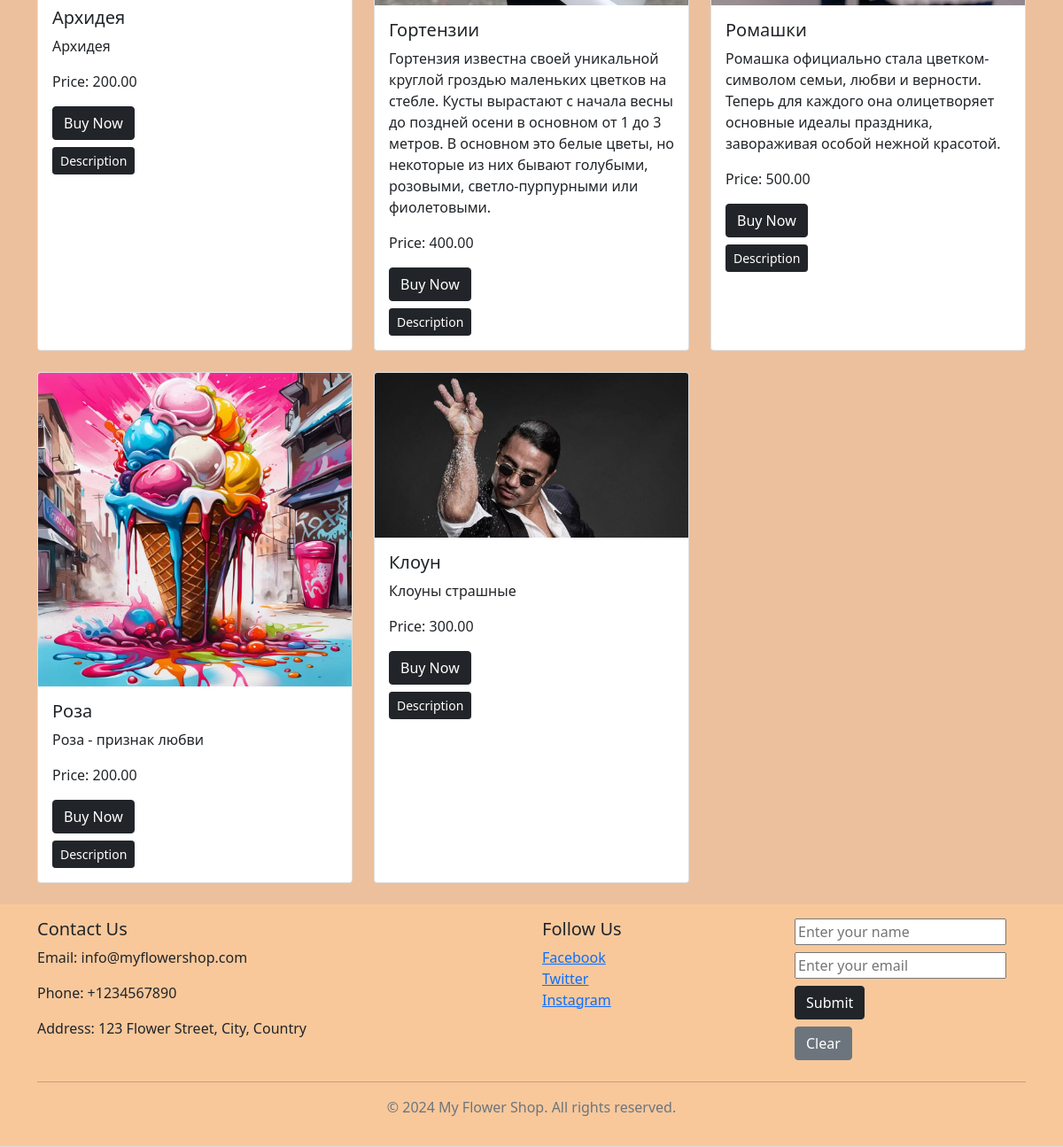
/ (lower part), run on an earlier commit of the app's database.
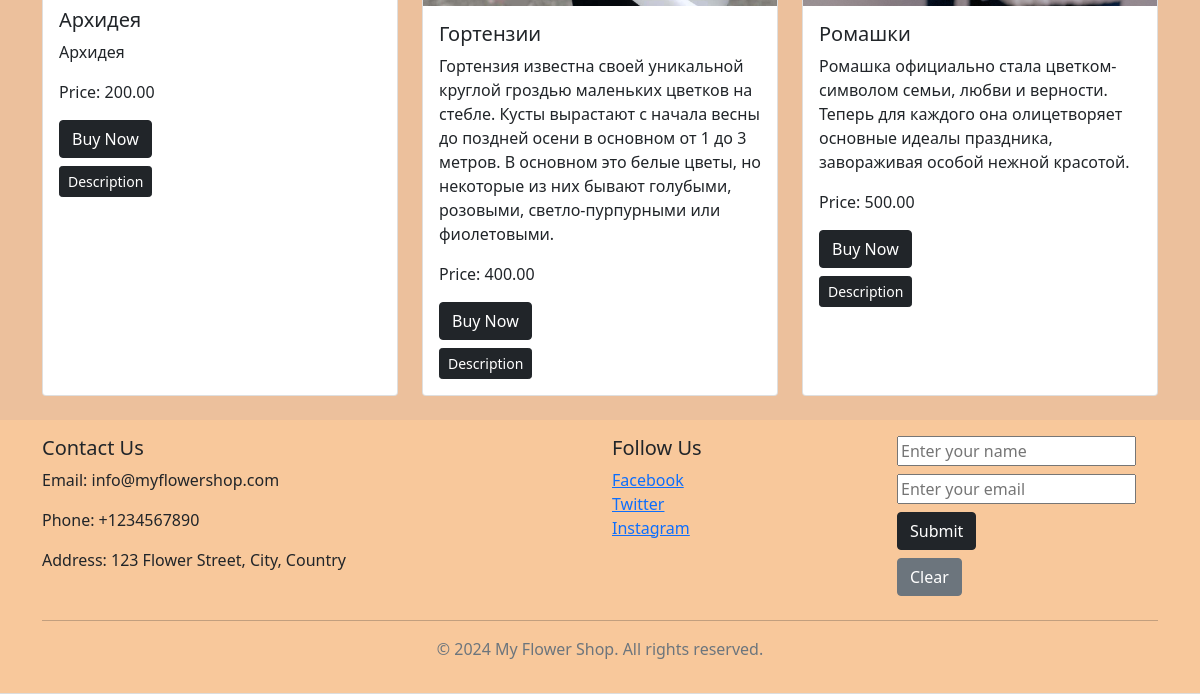
And on a later commit of the database.
### main/models.py (models this page shows, shortened)
class Product(models.Model):
    title = models.CharField(max_length=100)
    description = models.TextField()
    price = models.DecimalField(max_digits=10, decimal_places=2)
    image = models.ImageField(upload_to='static/img/')
    short_description = models.ForeignKey(ProductDescription, on_delete=models.SET_NULL, null=True)

### main/views.py (the view, shortened to what this page needs)
# urls.py: path('', views.home, name='home'),
def home(request):
    products = Product.objects.all()
    context = {'products': products}
    return render(request, 'main/home.html', context)

### templates/main/home.html (shortened to what this page needs)
{% extends 'main/base.html' %}

### templates/main/base.html (shortened to what this page needs)
<!DOCTYPE html>
<html lang="en">
<head>
    <link href="https://cdn.jsdelivr.net/npm/bootstrap@5.0.2/dist/css/bootstrap.min.css" rel="stylesheet"
>
    {% load static %}
    <link rel="stylesheet" href="{% static 'css/styles.css' %}">
</head>
<body>
    <main role="main" class="container">
        <div class="row">
            {% block product_content %}
            {% for product in products %}
            <div class="col-md-4 mb-4">
                <div class="card product-card">
                    <img src="{{ product.image.url }}" class="card-img-top" alt="{{ product.title }}">
                    <div class="card-body">
                        <h5 class="card-title">{{ product.title }}</h5>
                        <p class="card-text">{{ product.description }}</p>
                        <p class="card-text">Price: {{ product.price }}</p>
                        <a href="#" class="btn btn-dark mb-2">Buy Now</a>
                        <a href="{% url 'description' product.id %}" class="d-block"><button class="btn btn-dark btn-sm">Description</button></a>
                    </div>
                </div>
            </div>
            {% endfor %}
            {% endblock %}
        </div>
    </main>
    <footer class="footer mt-auto py-3">
        <div class="container">
            <div class="row">
                <div class="col-md-6">
                    <h5>Contact Us</h5>
                    <p>Email: info@myflowershop.com</p>
                    <p>Phone: +1234567890</p>
                    <p>Address: 123 Flower Street, City, Country</p>
                </div>
                <div class="col-md-6">
                    <div class="row">
                        <div class="col-md-6">
                            <h5>Follow Us</h5>
                            <ul class="list-unstyled">
                                <li><a href="#">Facebook</a></li>
                                <li><a href="#">Twitter</a></li>
                                <li><a href="#">Instagram</a></li>
                            </ul>
                        </div>
                        <div class="col-md-3">
                            <form id="data-form" class="col-md-12" method="post" action="">
                                <input class="mb-2" type="text" id="name" name="name" placeholder="Enter your name" required>
                                <input class="mb-2" type="email" id="email" name="email" placeholder="Enter your email" required>
                                <button type="submit" class="btn btn-dark mb-2">Submit</button>
                                <button type="button" id="clear-btn" class="btn btn-secondary mb-2">Clear</button>
                            </form>
                        </div>
                    </div>
                </div>
            </div>
            <hr>
            <div class="text-center">
                <p class="text-muted">&copy; 2024 My Flower Shop. All rights reserved.</p>
            </div>
        </div>
    </footer>
</body>
</html>

What changed in the data, as far as the page shows it:
removed Product: image (picture), title "Роза", description "Роза - признак любви", price "200.00"
removed Product: image (picture), title "Клоун", description "Клоуны страшные", price "300.00"
